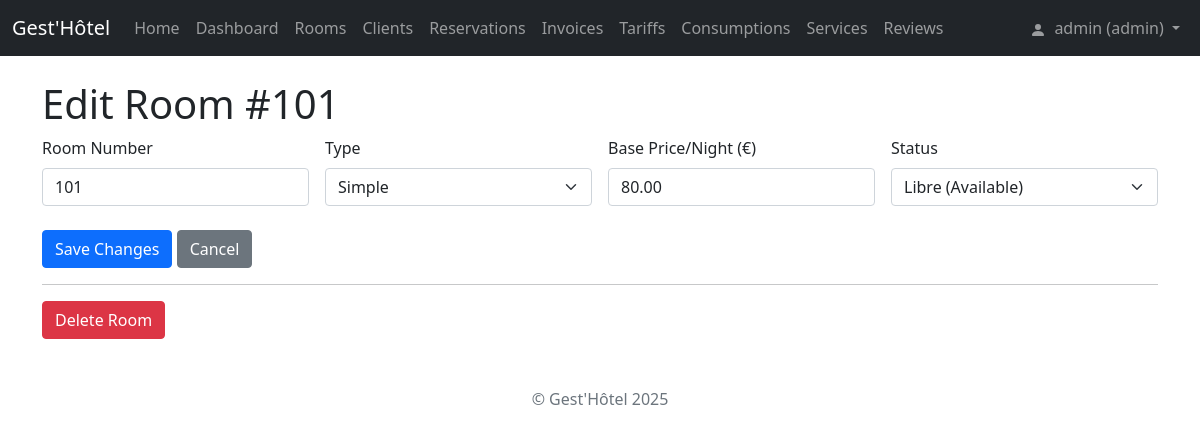
Page /chambres/1/edit (signed in) on the committed database.
### tables this page shows
CREATE TABLE chambres (
            id_chambre INTEGER PRIMARY KEY AUTOINCREMENT,
            numero_chambre TEXT UNIQUE NOT NULL,
            type_chambre TEXT NOT NULL CHECK(type_chambre IN ('Simple', 'Double', 'Suite', 'Familiale')),
            prix_nuit_base REAL NOT NULL CHECK(prix_nuit_base >= 0),
            statut TEXT NOT NULL CHECK(statut IN ('Libre', 'Occupé', 'En nettoyage'))
        );

### app.py (the view)
@app.route('/chambres/<int:id>/edit', methods=['GET', 'POST'])
@require_role('admin')
def edit_chambre(id):
    conn = get_db_connection()
    chambre = conn.execute('SELECT * FROM chambres WHERE id_chambre = ?', (id,)).fetchone()
    if not chambre:
        conn.close()
        abort(404) # Room not found
    if request.method == 'POST':
        numero = request.form.get('numero_chambre')
        type_chambre = request.form.get('type_chambre')
        prix_base = request.form.get('prix_nuit_base')
        statut = request.form.get('statut')
        if not all([numero, type_chambre, prix_base, statut]):
            flash('All fields are required.', 'warning')
            conn.close()
            return render_template('chambre_edit.html', chambre=chambre)
        try:
            conn.execute('''UPDATE chambres SET numero_chambre = ?, type_chambre = ?,
                            prix_nuit_base = ?, statut = ? WHERE id_chambre = ?''',
                         (numero, type_chambre, float(prix_base), statut, id))
            conn.commit()
            flash(f'Room {numero} updated successfully!', 'success')
            conn.close()
            return redirect(url_for('view_chambres'))
        except sqlite3.IntegrityError:
            conn.rollback()
            flash(f'Update failed. Room number {numero} might already exist or invalid type/status.', 'danger')
        except ValueError:
            conn.rollback()
            flash('Invalid base price format.', 'danger')
        except Exception as e:
            conn.rollback()
            flash(f'Error updating room: {str(e)}', 'danger')
        conn.close()
        return render_template('chambre_edit.html', chambre=chambre)
    else: # GET Request
        conn.close()
        return render_template('chambre_edit.html', chambre=chambre)

### app.py (called while the page is built)
@app.context_processor
def inject_now():
    return {'now': datetime.utcnow}

def get_db_connection():
    conn = sqlite3.connect('gesthotel.db')
    conn.row_factory = sqlite3.Row # Access columns by name
    conn.execute("PRAGMA foreign_keys = ON") # Ensure FK constraints are active
    return conn

def login_required(f):
    @wraps(f)
    def decorated_function(*args, **kwargs):
        if 'user_id' not in session:
            flash('Please log in to access this page.', 'warning')
            return redirect(url_for('login', next=request.url))
        return f(*args, **kwargs)
    return decorated_function

def require_role(required_role):
    def decorator(f):
        @wraps(f)
        @login_required # User must be logged in first
        def decorated_function(*args, **kwargs):
            user_role = session.get('role')
            allowed = False
            if user_role == required_role:
                allowed = True
            elif user_role == 'admin' and required_role in ['staff', 'client']:
                allowed = True
            elif user_role == 'staff' and required_role == 'client':
                 allowed = True
            if not allowed:
                return render_template('unauthorized.html', required_role=required_role), 403
            return f(*args, **kwargs)
        return decorated_function
    return decorator

### templates/chambre_edit.html (shortened to what this page needs)
{% extends "base.html" %}
{% block content %}
<h1>Edit Room #{{ chambre.numero_chambre }}</h1>
<form action="{{ url_for('edit_chambre', id=chambre.id_chambre) }}" method="post" class="needs-validation" novalidate>
    <div class="row g-3">
        <div class="col-md-3">
            <label for="numero_chambre" class="form-label">Room Number</label>
            <input type="text" class="form-control" id="numero_chambre" name="numero_chambre" value="{{ chambre.numero_chambre }}" required>
        </div>
        <div class="col-md-3">
            <label for="type_chambre" class="form-label">Type</label>
            <select class="form-select" id="type_chambre" name="type_chambre" required>
                <option value="Simple" {% if chambre.type_chambre == 'Simple' %}selected{% endif %}>Simple</option>
            </select>
        </div>
         <div class="col-md-3">
            <label for="prix_nuit_base" class="form-label">Base Price/Night (€)</label>
            <input type="number" step="0.01" min="0" class="form-control" id="prix_nuit_base" name="prix_nuit_base" value="{{ "%.2f"|format(chambre.prix_nuit_base) }}" required>
        </div>
        <div class="col-md-3">
             <label for="statut" class="form-label">Status</label>
             <select class="form-select" id="statut" name="statut" required>
                 <option value="Libre" {% if chambre.statut == 'Libre' %}selected{% endif %}>Libre (Available)</option>
             </select>
        </div>
         <div class="col-12 mt-4">
            <button type="submit" class="btn btn-primary">Save Changes</button>
            <a href="{{ url_for('view_chambres') }}" class="btn btn-secondary">Cancel</a>
        </div>
    </div>
</form>
<hr>
<form action="{{ url_for('delete_chambre', id=chambre.id_chambre) }}" method="post" onsubmit="return confirm('Are you absolutely sure you want to delete Room #{{ chambre.numero_chambre }}? This cannot be undone.');">
    <button type="submit" class="btn btn-danger">Delete Room</button>
</form>
{% endblock %}

### templates/base.html (style rules this page uses)
body { padding-top: 5rem; }

### rows in the picture
chambres: numero_chambre "101", type_chambre "Simple", prix_nuit_base "80.00", statut "Libre (Available)"

### other values in the picture
{{ session.username }} "admin"
{{ session.role }} "admin"
